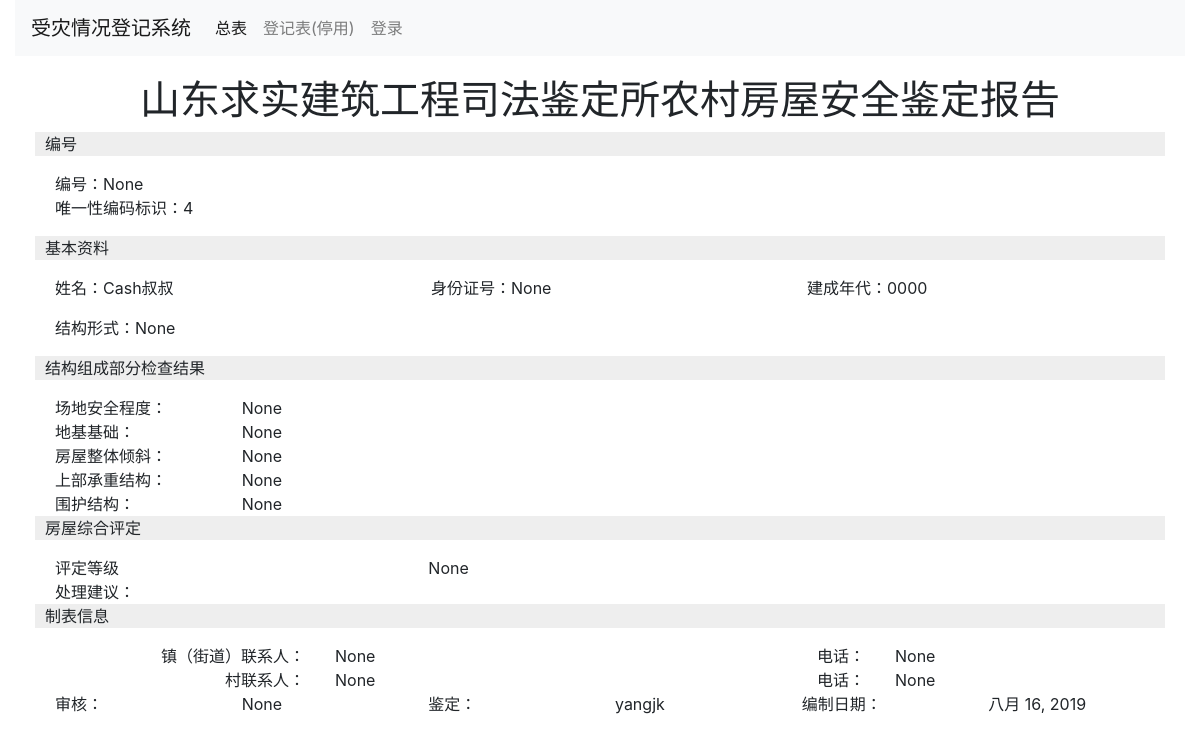
/report/4, run on the app's committed database.
### report/models.py (models this page shows, shortened)
class Report(models.Model):
    DECADE_CHOICE = (
        ('1900', '1900'),
        ('1910', '1910'),
        ('1920', '1920'),
        ('1930', '1930'),
        ('1940', '1940'),
        ('1950', '1950'),
        ('1960', '1960'),
        ('1970', '1970'),
        ('1980', '1980'),
        ('1990', '1990'),
        ('2000', '2000'),
        ('2010', '2010'),
    )
    PURPOSE_CHOICE = (
        (1, '住宅'),
        (2, '厂房'),
        (3, '公共建筑'),
    )
    STRUCTURE_CHOICE = (
        (1, '混凝土结构'),
        (2, '砌体结构'),
        (3, '木结构'),
        (4, '钢结构'),
        (5, '石结构'),
        (6, '生土结构'),
    )
    DEGREE_CHOICE = (
        ('a', 'A'),
        ('b', 'B'),
        ('c', 'C'),
        ('d', 'D'),
    )
    SECURITY_DETAIL_CHOICE = (
        (1, '未发现影响房屋周边安全的不利影响'),
        (2, '房屋周边准在超高土体滑坡'),
        (3, '房屋周边场地存在地质斜坡'),
        (4, '房屋周边存在河流，受河水持续冲刷'),
        (5, '房屋存在沟壑'),
        (6, '房屋周边塌方'),
        (7, '房屋周边下方存在不实空洞'),
    )
    GROUNDSILL_DETAIL_CHOICE = (
        (1, '未发现明显不均匀沉降及滑移'),
        (2, '地基基础轻微不均匀沉降'),
        (3, '地基基础不均匀沉降'),
        (4, '室内地面下陷'),
        (5, '地基基础滑移'),
        (6, '地基基础存在滑移可能'),
        (7, '地基基础被冲毁'),
        (8, '毛石基础粘结砂浆缺失'),
    )
    TILT_DETAIL_CHOICE = (
        (1, '未发现明显倾斜'),
        (2, '房屋墙体局部倾斜'),
        (3, '房屋墙体整体倾斜'),
        (4, '房屋墙体变形'),
        (5, '房屋墙体未发现明显歪闪缺陷')
    )
    UPON_DETAIL_CHOICE = (
        (1, '未发现结构承载缺陷'),
        (2, '墙体存在裂缝'),
        (3, '墙体轻微裂缝'),
        (4, '墙体贯通缝严重'),
        (5, '墙体风化侵蚀严重'),
        (6, '墙体有效截面积削弱'),
        (7, '内隔墙裂缝'),
        (8, '墙体面层脱落'),
        (9, '墙体变形'),
        (10, '墙体倾斜'),
        (11, '纵横墙连接处松动和开裂'),
        (12, '墙体倒塌'),
        (13, '屋架梁损坏'),
        (14, '屋架檩条损坏'),
        (15, '屋架梁下墙体开裂损坏'),
        (16, '屋架梁下墙体变形'),
        (17, '地基基础不均匀沉降引起的裂缝'),
        (18, '房屋墙体、屋盖无明显受力裂缝和变形'),
        (19, '墙体严重破坏，无法正常使用'),
        (20, '屋架损坏'),
    )
    FENCE_DETAIL_CHOICE = (
        (1, '未发现围护缺损'),
        (2, '同上'),
        (3, '墙体存在裂缝'),
        (4, '屋面坍塌'),
        (5, '屋面下陷'),
        (6, '墙体面层脱落'),
        (7, '墙体裂缝'),
        (8, '室内地面下陷'),
        (9, '内隔墙裂缝'),
        (10, '纵横墙多处裂缝'),
    )
    ASSESS_LEVEL_CHOICE = (
        ('a', 'A 完好无损'),
        ('b', 'B 轻微破损，可以使用'),
        ('c', 'C 破损经修缮后可以使用'),
        ('d', 'D 严重破坏，不能使用'),
        ('e', '倒塌'),
    )
    CREATOR_CHOICE = (
        (1, '杨军魁'),
        (2, '芦满'),
        (3, '关萌'),
        (4, '黄波'),
    )
    bid = models.CharField(max_length=100, null=True, blank=True,
                           verbose_name='建鉴编号')
    name = models.CharField(max_length=250, null=True, blank=True,
                            verbose_name='姓名')
    identity = models.CharField(max_length=50, null=True, blank=True,
                                verbose_name='身份证号', unique=True)
    decade = models.CharField(choices=DECADE_CHOICE, max_length=10,
                              null=True, blank=True, verbose_name='建成年代')
    city = models.ForeignKey(City, null=True, blank=True,
                             on_delete=models.SET_NULL,
                             verbose_name='城市')
    town = models.ForeignKey(Town, null=True, blank=True,
                             on_delete=models.SET_NULL,
                             verbose_name='镇')
    village = models.ForeignKey(Village, null=True, blank=True,
                                on_delete=models.SET_NULL,
                                verbose_name='村')
    purpose = models.IntegerField(choices=PURPOSE_CHOICE, null=True, blank=True,
                                  verbose_name='用途')
    comment = models.TextField(max_length=250, null=True, blank=True,
                               verbose_name='备注')
    structure = models.IntegerField(choices=STRUCTURE_CHOICE,
                                    null=True, blank=True, verbose_name='结构形式')
    security = models.CharField(max_length=10, choices=DEGREE_CHOICE,
                                null=True, blank=True, verbose_name='场地安全程度')
    groundsill = models.CharField(max_length=10, choices=DEGREE_CHOICE,
                                  null=True, blank=True, verbose_name='地基基础')
    tilt = models.CharField(max_length=10, choices=DEGREE_CHOICE, null=True,
                            blank=True,
                            verbose_name='房屋整体倾斜')
    upon = models.CharField(max_length=10, choices=DEGREE_CHOICE, null=True,
                            blank=True,
                            verbose_name='上部承重结构')
    fence = models.CharField(max_length=10, choices=DEGREE_CHOICE, null=True,
                             blank=True,
                             verbose_name='围护结构')
    security_detail = models.ManyToManyField(SecurityDetail,blank=True,
                                             verbose_name='场地安全程度说明')
    groundsill_detail = models.ManyToManyField(GroundsillDetail,blank=True,
                                               verbose_name='地基基础说明')
    tilt_detail = models.ManyToManyField(TiltDetail,blank=True,
                                         verbose_name='房屋整体倾斜说明')
    upon_detail = models.ManyToManyField(UponDetail,blank=True,
                                         verbose_name='上部承重结构说明')
    fence_detail = models.ManyToManyField(FenceDetail,blank=True,
                                          verbose_name='围护结构说明')
    assess_level = models.CharField(max_length=10, choices=ASSESS_LEVEL_CHOICE,
                                    null=True, blank=True, verbose_name='评定等级')
    advice = models.ManyToManyField(Advice,blank=True,
                                    verbose_name='处理建议')
    street_contract = models.CharField(max_length=50, null=True, blank=True,
                                       verbose_name='镇（街道）联系人')
    street_contract_phone = models.CharField(max_length=50, null=True,
                                             blank=True,
                                             verbose_name='镇（街道）联系人电话')
    village_contract = models.CharField(max_length=50, null=True, blank=True,
                                        verbose_name='村联系人')
    village_contract_phone = models.CharField(max_length=50, null=True,
                                              blank=True,
                                              verbose_name='村联系人电话')
    reviewer = models.ForeignKey(Reviewer, null=True, blank=True,
                                 on_delete=models.SET_NULL,
                                 verbose_name='审核人')
    created = models.DateField(auto_now_add=True, verbose_name='添加日期')
    updated = models.DateTimeField(auto_now=True, verbose_name='修改日期')
    appraiser = models.ForeignKey(User, null=True, blank=True,
                                  on_delete=models.SET_NULL,
                                  verbose_name='鉴定人')
    class Meta:
        ordering = ('-created',)
        verbose_name_plural = '报告'

### report/views.py (the view)
# urls.py: path('<int:pk>', views.ReportDetailView.as_view(), name='report_detail'),
class ReportDetailView(DetailView):
    model = Report
    template_name = 'report/detail.html'
    context_object_name = 'report'

### report/templates/report/detail.html (shortened to what this page needs)
{% extends 'report/base.html' %}
{% block content %}
    <h1 class="text-center">山东求实建筑工程司法鉴定所农村房屋安全鉴定报告</h1>
    <p class="small-title">编号</p>
    <ul class="list-inline row detail-content">
        <li class="list-inline col-md-12">编号：{{ report.bid }}</li>
        <li class="list-inline col-md-12">唯一性编码标识：{{ report.id }}</li>
    </ul>
    <p class="small-title">基本资料</p>
    <div class="detail-content">
        <ul class="list-inline row">
            <li class="list-inline-item col">姓名：{{ report.name }}</li>
            <li class="list-inline-item col">身份证号：{{ report.identity }}</li>
            <li class="list-inline-item col">建成年代：{{ report.decade }}</li>
        </ul>
        <ul class="list-inline row">
            <li class="list-inline-item col">
                结构形式：{{ report.get_structure_display }}</li>
        </ul>
    </div>
    <p class="small-title">结构组成部分检查结果</p>
    <div class="detail-content">
        <div class="row">
            <div class="col-md-2">
                场地安全程度：
            </div>
            <div class="col-md-1">{{ report.security }}</div>
        </div>
        <div class="row">
            <div class="col-md-2">
                地基基础：
            </div>
            <div class="col-md-1">{{ report.groundsill }}</div>
        </div>
        <div class="row">
            <div class="col-md-2">
                房屋整体倾斜：
            </div>
            <div class="col-md-1">{{ report.tilt }}</div>
        </div>
        <div class="row">
            <div class="col-md-2">
                上部承重结构：
            </div>
            <div class="col-md-1">{{ report.upon }}</div>
        </div>
        <div class="row">
            <div class="col-md-2">
                围护结构：
            </div>
            <div class="col-md-1">{{ report.fence }}</div>
        </div>
    </div>
    <p class="small-title">房屋综合评定</p>
    <div class="detail-content">
    <div class="row">
        <div class="col-md-4">评定等级</div>
        <div class="col-md-8">{{ report.get_assess_level_display }}</div>
    </div>
    <div class="row">
        <div class="col-md-2">处理建议：</div>
    </div>
    </div>
    <p class="small-title">制表信息</p>
    <div class="detail-content">
        <div class="row">
            <div class="col-md-3 text-right">镇（街道）联系人：</div>
            <div class="col-md-3">{{ report.street_contract }}</div>
            <div class="col-md-3 text-right">电话：</div>
            <div class="col-md-3">{{ report.street_contract_phone }}</div>
        </div>
        <div class="row">
            <div class="col-md-3 text-right">村联系人：</div>
            <div class="col-md-3">{{ report.village_contract }}</div>
            <div class="col-md-3 text-right">电话：</div>
            <div class="col-md-3">{{ report.village_contract_phone }}</div>
        </div>
        <div class="row">
            <div class="col-md-2">审核：</div>
            <div class="col-md-2">{{ report.reviewer }}</div>
            <div class="col-md-2">鉴定：</div>
            <div class="col-md-2">{{ report.appraiser }}</div>
            <div class="col-md-2">编制日期：</div>
            <div class="col-md-2">{{ report.created }}</div>
        </div>
    </div>
    </div>
{% endblock %}

### report/static/css/style.css (style rules this page uses)
.small-title { display: block; background-color: #eeeeee; padding-left: 10px; }
.detail-content { padding: 0 20px; }

### data on the page
Report: bid "None", id "4", name "Cash叔叔", identity "None", decade "0000", structure "None", security "None", groundsill "None", tilt "None", upon "None", fence "None", assess_level "None", street_contract "None", street_contract_phone "None", village_contract "None", village_contract_phone "None", reviewer "None", appraiser "yangjk", created "八月 16, 2019"
